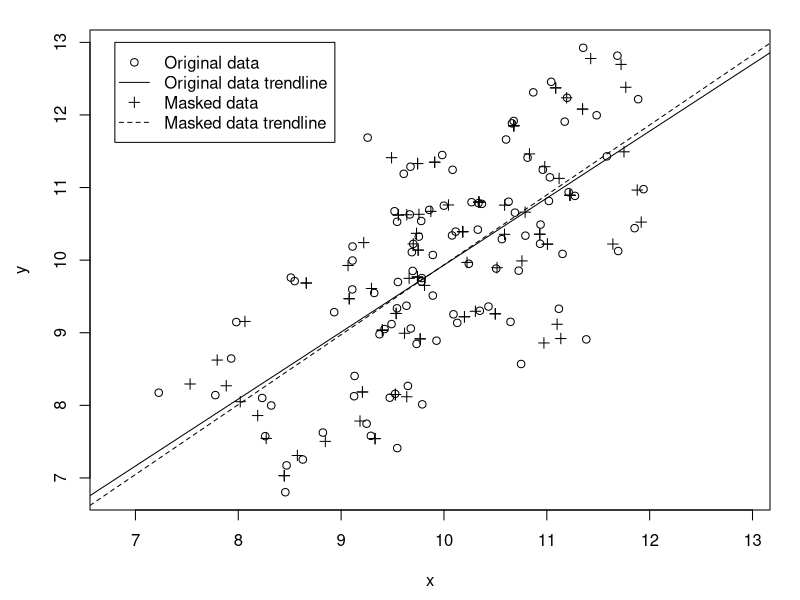

Source code (R):
# NON-DISCLOSIVE SCATTER PLOT USING THE CENTROIDS OF EACH 3-NEAREST NEIGHBOURS

setwd("C:/Users/da15564/Dropbox/Demetris_BRISTOL/Masking sensitive microdata in Scatterplots/k-NN/3-NN")

set.seed(050516)

# number of data points
n <- 100

x <- rnorm(n, 10, 1)
y <- x + rnorm(n, 0, 1)
data <- cbind(x,y)

# Load the RANN package to use the 'nn2' function that searches for the Nearest Neighbours  
library(RANN)

# calculate the coordinates of the centroids by averaging the x and y coordinates of nearest neighbours separately

neighbours <- 3

# Find the two nearest neighbours of each data point 
nearest <- nn2(data, k = neighbours)

# Calculate the centroid of each n nearest data points 
x.centroid <- matrix()
y.centroid <- matrix()
for (i in 1:n){
  x.centroid[i] <- mean(x[nearest$nn.idx[i,1:neighbours]])
  y.centroid[i] <- mean(y[nearest$nn.idx[i,1:neighbours]])
}

# Shift the new data points to the origin
x.shifted <- matrix()
y.shifted <- matrix()
for (i in 1:n){
  x.shifted[i] <- x.centroid[i] - mean(x.centroid)
  y.shifted[i] <- y.centroid[i] - mean(y.centroid)
}

# Calculate the scaling factor
x.scalingFactor <- sqrt(var(x))/sqrt(var(x.centroid))
y.scalingFactor <- sqrt(var(y))/sqrt(var(y.centroid))

# Apply the scaling factor to the shifted centroids
x.masked <- x.shifted * x.scalingFactor
y.masked <- y.shifted * y.scalingFactor

# Shift the scaled data back to their actual position
x.new <- x.masked + mean(x.centroid)
y.new <- y.masked + mean(y.centroid)

min <- min(min(x), min(y))
max <- max(max(x), max(y))

# Create and save the Scatterplot

tiff(filename = "ScatterPlot.tiff", width = 480, height = 480)

# set the margins around the plot window
par(mar=c(4.5, 4.5, 1.5, 1.5))

plot(x, y, xlim=c(min, max), ylim=c(min, max), pch=1)
abline(lm(y~x))

# points(x.centroid, y.centroid, col='green', pch=3)
points(x.new, y.new, col='black', pch=3)
abline(lm(y.new~x.new), col='black', lty=2)

legend(6.8, 13, c("Original data", "Original data trendline", "Masked data", "Masked data trendline"), pch=c(1,NA,3,NA), lty=c(NA,1,NA,2)) 

dev.off()
